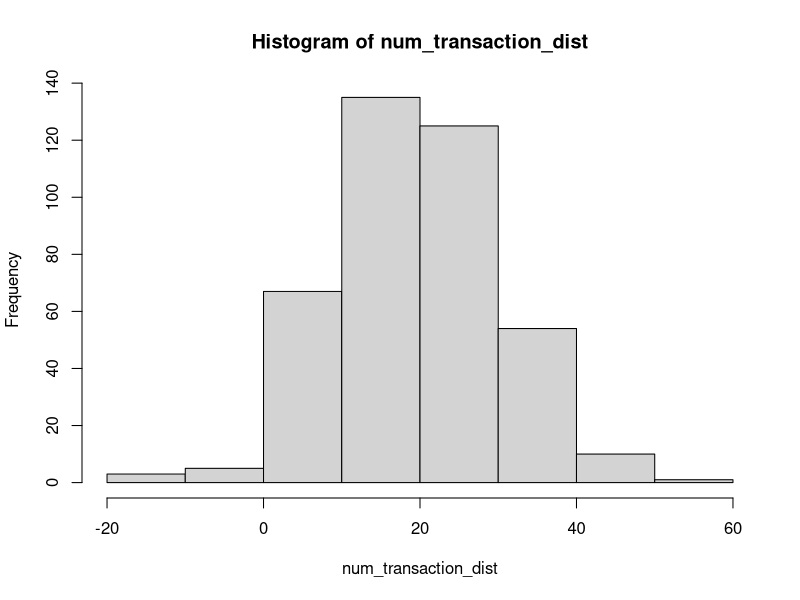
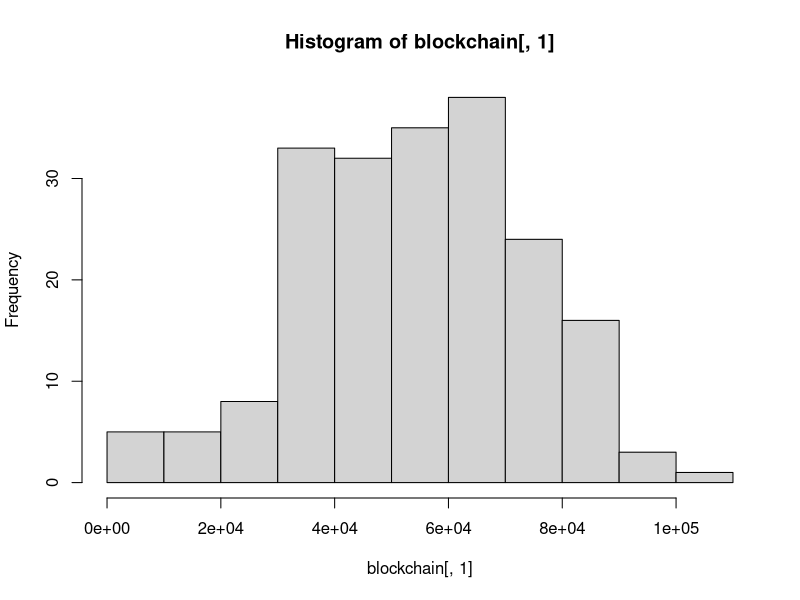

Write R code to recreate these figures, in order. (Note: this script raises an error after producing the figures.)
# Monero dynamic blocksize simulator script
# 2017 Gingeropolous

# install.packages("ggplot2")
# install.packages("reshape")
# install.packages("digest")

library(digest)
# require(ggplot2)
# require(reshape)

setwd("/home/user/Desktop/")
sink('blocksim_output.txt')

# PARAMETERS TO MODIFY
tx_mean <- 20 # mean number of transactions to add to txpool during each block
tx_sd <- 10 # standard deviation for that 
# Our Transaction Number Distribution. Just run these lines to see the distribution
num_transaction_dist <- floor(rnorm(400, mean=tx_mean, sd=tx_sd))
hist(num_transaction_dist)

num_blocks <- 3000 # Number of blocks to run simulation. 2880 = 1 day
default_mult <- 4 # The default fee multiplier
spike_factor <- 10 # The multiplier of simulated transaction spikes that defy the normal distribution
wallet_auto_fee <- FALSE # When I figure out how to code the auto fee I'll play with it
gen_coins <- 14092278e12 # Total generated coins grabbed from moneroblocks.info circa 3/12/2017
tx_size <- 13*1024 # A fixed transaction size. can be made variable at some point
plus_one <- FALSE # This triggers the experimental +1 policy

# Formulas and parameters that can be modified 
ref_base <- 10e12
CRYPTONOTE_BLOCK_GRANTED_FULL_REWARD_ZONE_V2 <- 300000 # new on is 300000, old one is 60000
fee_factor <- 0.004e12

#Formula sources

#From: https://en.wikipedia.org/wiki/Monero_(cryptocurrency)#Features
# max(0.6, floor((tot_coins − gen_coins)*2e−19)*10e−12)
# max(0.6, floor((M − A)×2−19)×10−12) XMR, with M = 264 − 1 and A = 1012 times the amount of XMR already emitted).


#From: http://monero.stackexchange.com/questions/2531/how-does-the-dynamic-fee-calculation-work
#fee = (R/R0) * (M0/M) * F0
#R: base reward
#R0: reference base reward (10 monero)
#M: block size limit
#M0: minimum block size limit (60000)
#F0: 0.002 monero

#From: https://github.com/monero-project/monero/pull/1276/files#diff-1279d7b0ddc432573cd2bd8c6e632c1fR2718
# uint64_t unscaled_fee_per_kb = (DYNAMIC_FEE_PER_KB_BASE_FEE * CRYPTONOTE_BLOCK_GRANTED_FULL_REWARD_ZONE_V2 / median_block_size);


# These shouldn't be modified
size_block_template <- 0 # Don't modify
tot_coins <- 0xffffffffffffffff # Grabbed from moneromooos thing. Hooray R can read this nonsense

# Create a tx_pool, where each transaction is merely identified by the fee multiplier associated with it
# Transactions will be added to the pool by appending to it, so the higher index of the transaction, the newer the transaction
# tx_pool <- c() # should declare empty? screw it, we're not concerned with memory performance
#I think this should be a matrix

tx_pool <- matrix(NA,ncol = 5)

# Col 1: block entered
# Col 2: fee
# Col 3: hash
# Col 4: tx_size, currently fixed, but will at some point be variable
# Col 5: fee multiplier

# Create a blockchain, and boostrap it with a median as pulled from the existing blockchain
blockchain <- matrix(NA,nrow=200, ncol = 9)
blockchain[,1] <- (rnorm(200, mean=51983.5, sd=20000))
hist(blockchain[,1])

# Col 1: block size
# Col 2: Number of transactions
# Col 3: unmodified base reward
# Col 4: Penalty
# Col 5: Total fees
# Col 6: Final block reward
# Col 7: Number of txs in txpool
# Col 8: Num transactions entered into txpool
# Col 9: Penalized Block Reward (number of generated coins)

# bcnames <- c("Block Size","Transactions in block","Base Reward","Block Penalty","Fees in Block","Total Block Reward","Number of txs in txpool","Num transactions entered into txpool","Penalized Block Reward","nums")



# This is the beginning of the simulated blockchain. It will run num_blocks many times.
for (i in 1:num_blocks) {
  #print("Beginning of block loop")
  print(i)
  #Take care of base reward!
  base_reward <-( tot_coins - gen_coins ) * 2^-19 
  if (base_reward < 600000000000) { base_reward <- 600000000000 }
  
  # Lets generate some fake numbers!
  
  # Number of transactions being created by users and added to the txpool in this block
  num_tx <- floor(rnorm(1, mean=tx_mean, sd=tx_sd)) # Genernate the number of transactions that are getting into the mempool during this block
  if (num_tx < 0 ) {num_tx <- 0} # If the numberis below 0, then force to 0. Skews the distribution to 0,
  if (i ==1 ) {num_tx <- 10} # Prevents dimension problem if first transaction pool is 0
  
  # A random function to create large influxes of transactions that defy the normal distribution, spike
  
  spike <- runif(1) # Probability of pool dump randomizer, or just large transaction entrance
  if (spike > 0.90 ) {num_tx <- num_tx*spike_factor}
  #pprint("Number of transactions")
  #print(num_tx)
  
  # What is the current size of the transaction pool
  # fee_ordered_pool[complete.cases(fee_ordered_pool),]
  # tx_pool_num <- nrow(tx_pool[complete.cases(tx_pool),])
  tx_pool_num <- nrow(tx_pool)

  # What is the current median of the last 100 blocks
  size_of_blockchain <- nrow(blockchain)
  last_100 <- c(blockchain[(size_of_blockchain-99):size_of_blockchain],1)
  med_100 <- median(last_100)
  if (med_100 < CRYPTONOTE_BLOCK_GRANTED_FULL_REWARD_ZONE_V2) {med_100 <- CRYPTONOTE_BLOCK_GRANTED_FULL_REWARD_ZONE_V2}

  #Lets try the per kb fee
  #The one below, as documented on the SE and on bitcointalk, doesn't seem to actually be implemented in the code
  #fee <- (base_reward/ref_base)*(min_block/block_size_limit)*fee_factor  
  #This one seems to be implemented
  # unscaled_fee_per_kb = (DYNAMIC_FEE_PER_KB_BASE_FEE * CRYPTONOTE_BLOCK_GRANTED_FULL_REWARD_ZONE_V2 / median_block_size);
  perkb_fee <- fee_factor*CRYPTONOTE_BLOCK_GRANTED_FULL_REWARD_ZONE_V2/med_100
  mult <- default_mult
  # Lets try simulating transactions being created during this block    
  for (p in 1:num_tx) {  
    tx_size_random <- runif(1) 
    if(tx_size_random <= 0.5) {tx_size <- 12.65*1024}
    else if (tx_size_random > 0.5 && tx_size_random <= 0.75) {tx_size <- 49.89*1024}
    else if (tx_size_random > 0.75 && tx_size_random <= 0.85) {tx_size <- 23.57*1024}
    else if (tx_size_random > 0.85 && tx_size_random <= 0.90) {tx_size <- 17.06*1024}
    else if (tx_size_random > 0.90 && tx_size_random <= 0.98) {tx_size <- 37.58*1024}
    else if (tx_size_random > 0.98 && tx_size_random <= 1.00) {tx_size <- 62.58*1024}
    else {tx_size <- 12.65*1024}
    
    if (wallet_auto_fee == TRUE) {
      # skip for now. Need to add back in if tx_pool_size > med_100
    }
    else {
      transaction <- c(i,mult*perkb_fee*(tx_size/1024),digest(runif(1),algo="md5"),tx_size,mult) # Add the transaction to the mempool, 
      # Where the transaction is identified by the block # its added in, the fee multiplier, a random hash, and the transaction size
      tx_pool <- rbind(tx_pool,transaction) 
    }
  }
  
  
  # OK, lets try to make a block and add it to the chain and delete the transactions from the transaction pool
  # This is gonna be a bitch
  
  tx_pool_copy <- tx_pool # Lets not mess with the main transaction pool. This is useless. Dunno why I copied.
  block_template <- matrix(NA, ncol = 5)
  
  block_template[1,] <- c(0,0,digest(runif(1),algo="md5"),95.0272,0) # initiate the block template, creating a random hash, and the size comes from 0.0928*1024
  #print("Before blockfill loop")
  #print(block_template)
  
  countloop <- 0
  if (nrow(tx_pool_copy) == 0) {print("Tx pool empty")} # Empty transactions pools cause the sim to break
  else {

  repeat { # This is the beginning of the block template loop
    countloop <- countloop + 1 # This was for debugging. Shows how many times it takes to fill a block
    
  # First, we'll see if there are any high fee transactions in the mempool
    
    if (nrow(tx_pool_copy) == 0) { break } # Introduced because buggy if txpool gets emptied by blockfilling process
    else {
    fee_ordered_pool <- tx_pool_copy[sort.list(tx_pool_copy[,5],decreasing=TRUE),,drop=FALSE ] # Order the tx_pool by the highest total fee MULTIPLIER
    highest_fee <- as.numeric(fee_ordered_pool[1,5]) # find the highest fee MULTIPLIER
    high_fee_index <- c(which(as.numeric(fee_ordered_pool[,5]) == highest_fee)) # Get row indexes of all the transactions with this fee
    high_fee_pool <- rbind(fee_ordered_pool[high_fee_index,]) # Create sub matrix of the high transactions
    
    block_ordered_pool <- high_fee_pool[sort.list(high_fee_pool[,1]),,drop=FALSE] # Sort the high fee subset by when they were added to the tx pool
    size_block_template <- sum(as.numeric(block_template[,4]))
    
    #print("After loop")
    #print(block_template)
    #block_ordered_pool <- high_fee_pool[order(high_fee_pool[,1],decreasing=FALSE),] # Sort based on block added - older transactions will be added first
    #print ("Size of block template")
    #print (size_block_template)
    
    
    # So, theoretically, the fee per KB means that the size of the transaction will always be proportional to the fee
    # However, if a variable multiplier is used, this could be skewed
    # So we just sorted by the fee multiplier, which will lead to the most efficient blockfill for the miner
    # However, there are cases where a higher fee transaction might be worth less than a larger transaction with lower fee per kb
    # though a smaller block with higher overall fee / kb will propagate faster
    
    # num_tx_bopool <- nrow(block_ordered_pool)
    # med_100_ray <- rep(med_100,num_tx_bopool)
    # bt_ray <- rep(size_block_template,num_tx_bopool)
    # cand_ray <-as.numeric(block_ordered_pool[,4])
    # 
    # diff_ray <- med_100_ray - bt_ray + cand_ray
    
    diff_ordered_pool <- cbind(block_ordered_pool,c(med_100-size_block_template+as.numeric(block_ordered_pool[,4])))
    diff_ordered_pool <- diff_ordered_pool[sort.list(diff_ordered_pool[,6]),,drop=FALSE] 
    
    # The first case now just uses the highest fee multiplier transaction of the lowest size
    
    # Need to create two seperate if trees. one for initial blockfill, and then one for the capping off. Older transactions get priority for initial blockfill. Topping off is when things change. 
    
    if ((size_block_template + diff_ordered_pool[1,4]) <= med_100){ # So this is the easiest. If the block is lower than the median, we just add most recent and highest fee (would be the most profitable)
      #print(block_ordered_pool[1,]) # For logging
      block_template <- rbind(block_template,diff_ordered_pool[1,]) # Add a transaction to the block template
      
      tx_index <- which(tx_pool_copy == diff_ordered_pool[1,3]) # Use the hash identifier to get index of transaction in original txpool
      
      tx_pool_copy <- tx_pool_copy[-tx_index,,drop = FALSE] # delete this transaction from the tx_pool_copy, drop=FALSe prevents the fucker from turning into a vector
      perc_penalty <- 0
      pnlz_block_reward <- base_reward
      
      newblocksize <- sum(as.numeric(block_template[,4]))
      newblocktx <- nrow(block_template)
      newblockbr <- base_reward
      newblockpnlt <- base_reward - pnlz_block_reward
      newblockfees <- sum(as.numeric(block_template[,2]))
      newblockreward <-pnlz_block_reward + newblockfees
      newbasereward <- pnlz_block_reward
      
      #print("Size of candidate block less than median")
      #print("Block template")
      #print(block_template)
      #print("Size of block template + new transaction")
      #print(size_block_template+tx_size)
      #print ("New block reward")
      #print (newblockreward)
      
      }
    
    else if ((size_block_template + diff_ordered_pool[1,4]) > med_100 && (size_block_template + tx_size) <= (2*med_100)) { # This is the bitch case where we have to figure out if going over the median makes any sense
      temp_diff <- (size_block_template + as.numeric(diff_ordered_pool[1,4])) - med_100  # This just grabs the difference between the median 100 and the potential new block with an additional transaction. 
      perc_penalty <- temp_diff / med_100
      pnlz_block_reward <- base_reward - (base_reward * perc_penalty)
      if (plus_one == FALSE && pnlz_block_reward + (sum(as.numeric(block_template[,2]))) + as.numeric(block_ordered_pool[1,2]) > base_reward) 
        {
        block_template <- rbind(block_template,block_ordered_pool[1,]) # Add a transaction to the block template
        tx_pool_copy <- tx_pool_copy[-1,,drop = FALSE] # delete this transaction from the tx_pool_copy, drop=FALSe prevents the fucker from turning into a vector
        
        #print("Size of candidate block GREATER than median")
        newblocksize <- sum(as.numeric(block_template[,4]))
        newblocktx <- nrow(block_template)
        newblockbr <- base_reward
        newblockpnlt <- base_reward - pnlz_block_reward
        newblockfees <- sum(as.numeric(block_template[,2]))
        newblockreward <-pnlz_block_reward + newblockfees
        newbasereward <- pnlz_block_reward
        
        #print("Block template")
        #print(block_template)
        #print("Size of block template + new transaction")
        #print(size_block_template+tx_size)
        #print ("New block reward")
        #print (newblockreward)
        
      }
      else if (plus_one == TRUE && temp_diff <= tx_size) 
        {
        block_template <- rbind(block_template,block_ordered_pool[1,]) # Add a transaction to the block template
        tx_pool_copy <- tx_pool_copy[-1,,drop = FALSE] # delete this transaction from the tx_pool_copy, drop=FALSe prevents the fucker from turning into a vector
        
        #print("Size of candidate block GREATER than median")
        newblocksize <- sum(as.numeric(block_template[,4]))
        newblocktx <- nrow(block_template)
        newblockbr <- base_reward
        newblockpnlt <- 0 # no penalty for plus one
        newblockfees <- sum(as.numeric(block_template[,2]))
        newblockreward <-base_reward + newblockfees # no penalty 
        newbasereward <- base_reward
        
        #print("Block template")
        #print(block_template)
        #print("Size of block template + new transaction")
        #print(size_block_template+tx_size)
        #print ("New block reward")
        #print (newblockreward)
        
        break # This should break from the blockfill loop after the plus one scenario is encountered
      }
      else { break} # The placement of this break is presumably what caused the blockformation stuff to be borked if it was after the if-tree
    }
    else {break} # Yeah, this should do it!
    #print("Start of blockfill loop stats:")
    #print(tx_pool_copy)
    #print(block_template)
    #print("End of stats")
    }
 } # This is the end of the Repeat Loop for creating a block template
} # end of the else for the tx_pool being full
  
  #print("We made it out of the blockfill loop")
  # Col 1: block size
  # Col 2: Number of transactions
  # Col 3: unmodified base reward
  # Col 4: Penalty
  # Col 5: Total fees
  # Col 6: Final block reward
  
  # Lets add a new block to the chain !!!
  newblock <- c(newblocksize,newblocktx,newblockbr,newblockpnlt,newblockfees,newblockreward,nrow(tx_pool_copy),num_tx,newbasereward)
  
  blockchain <- rbind (blockchain,newblock)
  
  tx_pool <- tx_pool_copy
  #print("Iteration")
  #print(i)
  #print("New Block Info")
  #print(newblock)
  
  gen_coins <- gen_coins + newbasereward 
  
  # Rest all these variables
  newblocksize <- 0
  newblocktx <- 0
  newblockbr <- 0
  newblockpnlt <- 0
  newblockfees <- 0
  newblockreward <-0
  newbasereward <- 0
} # End of primary for loop

synth_blockchain <- blockchain[complete.cases(blockchain),]

bcnames <- c("Block Size","Transactions in block","Base Reward","Block Penalty","Fees in Block","Total Block Reward with Fees","Number of txs in txpool","Num transactions entered into txpool","Final Base Reward")

#matplot(synth_blockchain,type="l",)
#legend("bottom", inset=.05, legend=bcnames, pch=1, col=c(2,4), horiz=FALSE)

nums <- seq(1,nrow(synth_blockchain),1)
#synth_blockchain <- cbind(synth_blockchain,nums)
colnames(synth_blockchain)<-bcnames
bcdf <- data.frame(synth_blockchain,row.names=nums)
bcdf


sink()


write.table(bcdf, file = "blockchain.txt", append = FALSE, quote = TRUE, sep = "\t",
            eol = "\n", na = "NA", dec = ".", row.names = FALSE,
            col.names = TRUE, qmethod = c("escape", "double"))

#plot(synth_blockchain[,1], type="o", col="blue")
